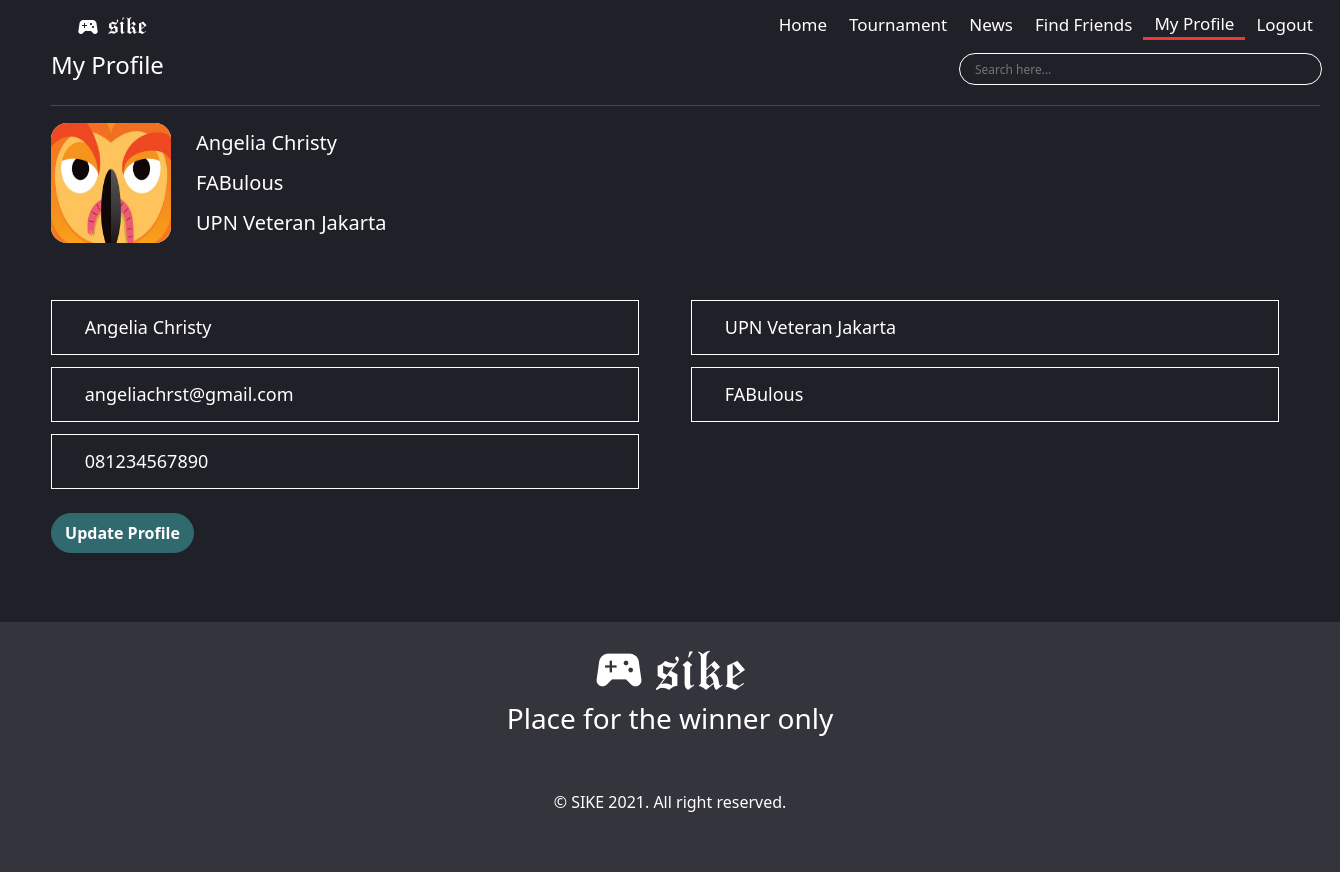
The app's page /update-profile.php (signed in) with its own data.
### tables this page shows
CREATE TABLE `usertable` (
  `id` int(11) NOT NULL,
  `name` varchar(255) NOT NULL,
  `university` varchar(255) NOT NULL,
  `team` varchar(255) NOT NULL,
  `email` varchar(255) NOT NULL,
  `phone` varchar(255) NOT NULL,
  `password` varchar(255) NOT NULL,
  `new_pass` varchar(255) NOT NULL,
  `confirm_pass` varchar(255) NOT NULL
);

### update-profile.php (the view, shortened to what this page needs)
<?php
include "config.php";
?>
<!DOCTYPE html>
<html lang="en">
<head>
    <link rel="stylesheet" href="https://maxcdn.bootstrapcdn.com/bootstrap/4.0.0/css/bootstrap.min.css">
    <link rel="stylesheet" type="text/css" href="style-1.css">
    <link rel="stylesheet" href="bootstrap/css/bootstrap.min.css">
</head>
<body>
<div class="content">
   <div class="navbar" style="font-weight: lighter">
                <a href="home.php" style="float:left;"><img style="background-color: transparent;" src="assets/logo-navbar.png"></a>
                <table align="right">
                    <tr>
                        <td><a href="home.php">Home</a></td>
                        <td><a href="tournament.php">Tournament</a></td>
                        <td><a href="news.php">News</a></td>
                        <td><a href="find-friends.php">Find Friends</a></td>
                        <td class="aktif"><a href="update-profile.php">My Profile</a></td>
                        <td><a href="logout.php">Logout</a></td>
                    </tr>
                  </table>
                </div>
                <table>
                  <tr>
                    <td>
                    	<h4>My Profile</h4>
                    </td>
                    <td width="793"></td>
                    <td><form action="find-friends.php">
              <input class="search" type="text" name="searchbar" placeholder="Search here..." required>
            </form></td>
                  </tr>
                </table>
<hr class="hr3">
<table>
	<?php
	$hasil = mysqli_query($conn, "SELECT * FROM usertable");
	foreach ($hasil as $row) {
	if ($row['email'] == $_SESSION['email']) {
	?>
	<tr>
		<td style="width: 140px;"><img style="width: 120px; height: 120px; border-radius: 16px;" src="assets/profile.jpg"></td>
		<td>
			<table cellpadding="5" style="font-size: 20px; font-weight: lighter;">
				<tr>
					<td><?php echo $row['name']; ?></td>
				</tr>
				<tr>
					<td><?php echo $row['team']; ?></td>
				</tr>
				<tr>
					<td><?php echo $row['university']; ?></td>
				</tr>
			</table>
		</td>
	</tr>
	<?php
	 	}
	 }
	?>
</table>
<br><br>
<form action="update-profile.php" method="post">
	<table>
		<?php
		$hasil = mysqli_query($conn, "SELECT * FROM usertable");
		foreach ($hasil as $hsl) {
		if ($hsl['email'] == $_SESSION['email']) {
		?>
		<tr>
			<td>
				<div class="box1">
                      <input type="text" name="name" value="<?php echo $hsl['name']; ?>">
                    </div>
			</td>
			<td>
				<div class="box1">
                      <input type="text" name="university" value="<?php echo $hsl['university']; ?>">
                    </div>
			</td>
		</tr>
		<tr>
			<td>
				<div class="box1">
                      <input type="text" name="email" value="<?php echo $hsl['email']; ?>" readonly>
                    </div>
			</td>
			<td>
				<div class="box1">
                      <input type="text" name="team" value="<?php echo $hsl['team']; ?>">
                    </div>
			</td>
		</tr>
		<tr>
			<td>
				<div class="box1">
                      <input type="text" name="phone" value="<?php echo $hsl['phone']; ?>">
                    </div>
			</td>
		</tr>
		<tr>
			<td>
                <br>
				<input style="background: #30696E; font-weight: bold; font-size: 12pt; width: 143px; height: 40px; border: 1px solid #30696E; border-radius: 20px;" type="submit" name="update" value="Update Profile">
			</td>
		</tr>
		<?php
		}
		}
		?>
	</table>
</form>
<br><br><br>
</div>
<div class="footer" style="padding:20px;height:250px; color: white; font-weight: bold; text-align: center;">
    <center><img src="assets/logo.png" ></center>
    <h3>Place for the winner only</h3>
    <h6 style="padding-top: 50px;">&copy SIKE 2021. All right reserved.</h6>
</div>
</body>
</html>

### style-1.css (style rules this page uses)
* { box-sizing: border-box; }
body { margin: 0; }
.navbar { background-color: transparent; height:50px; }
.navbar a { color: white; text-align: center; padding: 2px 10px; text-decoration: none; font-size: 17px; border-radius: 32px; }
img { vertical-align: middle; background-color: white; }
.content { color: white; background-color: #202128; font-size: 15px; padding-left: 50px; font-weight: bold; }
.footer { left: 0; bottom: 0; width: 100%; background-color: #34353C; color: white; text-align: center; }

### update-profile.php (style rules this page uses)
body { background: #303234; }
.search { background-color: #202128; border: 0.5px solid #FFF; box-sizing: border-box; border-radius: 32px; width: 363px; height: 32px; padding: 15px; font-size: 12px; }
.hr3 { border: 0; width: 1270px; height: 1px; background: #BDBDBD; }
.box1 { width: 588px; height: 55px; padding: 10px; margin-top: 10px; margin-right: 50px; border: 1px solid white; font-weight: lighter; font-size: 18px; }
.navbar .aktif { border-bottom: 3px solid #F03939; text-align: center; text-decoration: none; }
input { background-color: transparent; color: white; border-color: transparent; }

### records on screen
usertable: name "Angelia Christy", team "FABulous", university "UPN Veteran Jakarta", email "angeliachrst@gmail.com", phone "081234567890"
